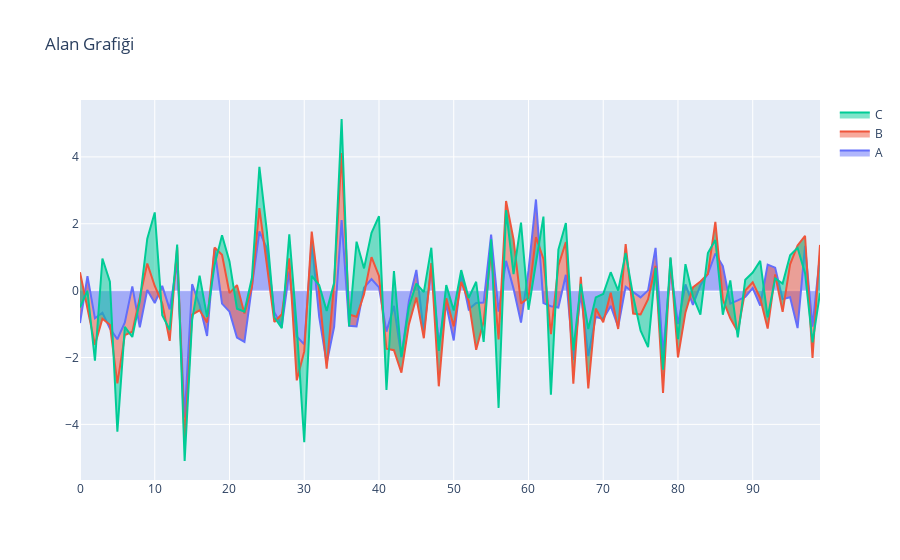

Here is the notebook cell this chart was saved with:
### Markdown cell above
##Area Chart

### Code cell
fig = go.Figure(data=[go.Scatter(y=df[col], name=col, stackgroup='1') for col in df.columns],
                layout=go.Layout(title='Alan Grafiği'))
fig.show()
